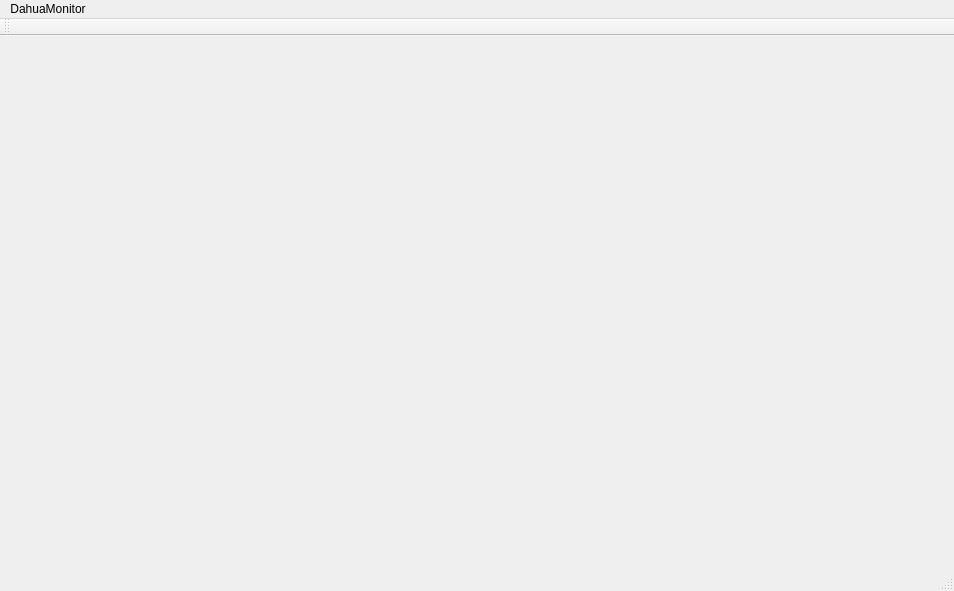
<?xml version="1.0" encoding="UTF-8"?>
<ui version="4.0">
 <class>MainWindow</class>
 <widget class="QMainWindow" name="MainWindow">
  <property name="geometry">
   <rect>
    <x>0</x>
    <y>0</y>
    <width>954</width>
    <height>591</height>
   </rect>
  </property>
  <property name="windowTitle">
   <string>MainWindow</string>
  </property>
  <widget class="QWidget" name="centralWidget"/>
  <widget class="QMenuBar" name="menuBar">
   <property name="geometry">
    <rect>
     <x>0</x>
     <y>0</y>
     <width>954</width>
     <height>22</height>
    </rect>
   </property>
   <widget class="QMenu" name="menuDahuaMonitor">
    <property name="title">
     <string>DahuaMonitor</string>
    </property>
   </widget>
   <addaction name="menuDahuaMonitor"/>
  </widget>
  <widget class="QToolBar" name="mainToolBar">
   <attribute name="toolBarArea">
    <enum>TopToolBarArea</enum>
   </attribute>
   <attribute name="toolBarBreak">
    <bool>false</bool>
   </attribute>
  </widget>
  <widget class="QStatusBar" name="statusBar"/>
 </widget>
 <layoutdefault spacing="6" margin="11"/>
 <resources/>
 <connections/>
</ui>
